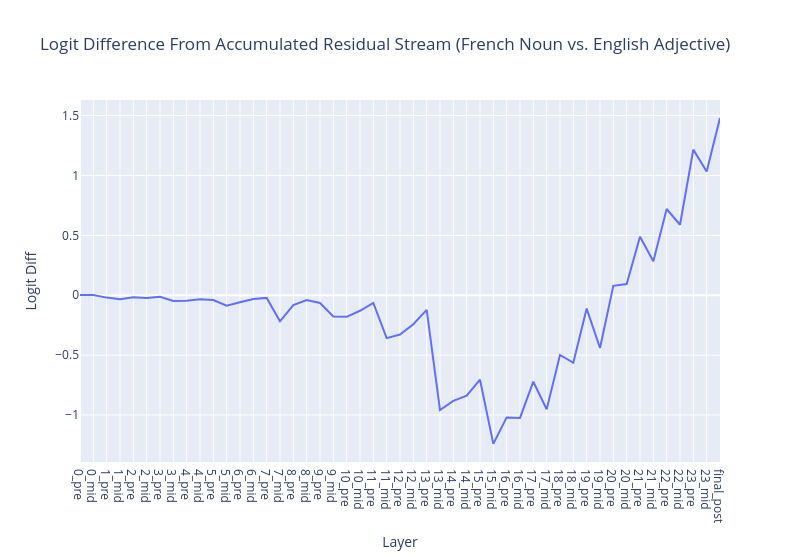

Notebook code cell kept with this figure:
### Code cell
plot_logit_differences(
    logit_lens_logit_diffs_nounfre_adjeng,
    labels=labels,
    title="Logit Difference From Accumulated Residual Stream (French Noun vs. English Adjective)"
    )

### Figure 1 — Plotly figure (JSON) as saved in the notebook; plotly's stock layout.template omitted (floating-point values rounded to 4 significant figures)
{"data": [{"hovertemplate": "Layer=%{x}<br>Logit Diff=%{y}<extra></extra>", "legendgroup": "", "line": {"color": "#636efa", "dash": "solid"}, "marker": {"symbol": "circle"}, "mode": "lines", "name": "", "orientation": "v", "showlegend": false, "type": "scatter", "x": [0, 1, 2, 3, 4, 5, 6, 7, 8, 9, 10, 11, 12, 13, 14, 15, 16, 17, 18, 19, 20, 21, 22, 23, 24, 25, 26, 27, 28, 29, 30, 31, 32, 33, 34, 35, 36, 37, 38, 39, 40, 41, 42, 43, 44, 45, 46, 47, 48], "xaxis": "x", "y": [0.002794, 0.002197, -0.0198, -0.03418, -0.01624, -0.02234, -0.01312, -0.04714, -0.04692, -0.03358, -0.04003, -0.08743, -0.05826, -0.03152, -0.02226, -0.2179, -0.08239, -0.03984, -0.0648, -0.1777, -0.1801, -0.1298, -0.06401, -0.3583, -0.3282, -0.2426, -0.1217, -0.9584, -0.882, -0.8393, -0.7053, -1.241, -1.02, -1.025, -0.7221, -0.9519, -0.4984, -0.5641, -0.1115, -0.4408, 0.07897, 0.09363, 0.4886, 0.2847, 0.7201, 0.5884, 1.216, 1.034, 1.479], "yaxis": "y"}], "layout": {"hovermode": "x unified", "legend": {"tracegroupgap": 0}, "title": {"text": "Logit Difference From Accumulated Residual Stream (French Noun vs. English Adjective)"}, "width": 800, "xaxis": {"anchor": "y", "domain": [0, 1], "tickmode": "array", "ticktext": ["0_pre", "0_mid", "1_pre", "1_mid", "2_pre", "2_mid", "3_pre", "3_mid", "4_pre", "4_mid", "5_pre", "5_mid", "6_pre", "6_mid", "7_pre", "7_mid", "8_pre", "8_mid", "9_pre", "9_mid", "10_pre", "10_mid", "11_pre", "11_mid", "12_pre", "12_mid", "13_pre", "13_mid", "14_pre", "14_mid", "15_pre", "15_mid", "16_pre", "16_mid", "17_pre", "17_mid", "18_pre", "18_mid", "19_pre", "19_mid", "20_pre", "20_mid", "21_pre", "21_mid", "22_pre", "22_mid", "23_pre", "23_mid", "final_post"], "tickvals": [0, 1, 2, 3, 4, 5, 6, 7, 8, 9, 10, 11, 12, 13, 14, 15, 16, 17, 18, 19, 20, 21, 22, 23, 24, 25, 26, 27, 28, 29, 30, 31, 32, 33, 34, 35, 36, 37, 38, 39, 40, 41, 42, 43, 44, 45, 46, 47, 48], "title": {"text": "Layer"}}, "yaxis": {"anchor": "x", "domain": [0, 1], "title": {"text": "Logit Diff"}}}}
